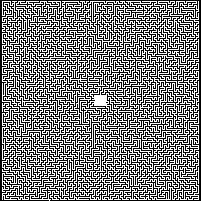
#> input picture hw/task_11_hocusPocus_maze/WhatsApp Image 2025-12-20 at 17.15.28.jpeg, 201 x 201 px
$ python -i maze_homework_part12_gui_updated_v5.py   (imports and definitions only)
#> lines starting #> are read from the running program, lines starting #| are printed output that depends on the picture
#!/usr/bin/env python3
# -*- coding: utf-8 -*-
"""
Maze Homework GUI (Part I + Part II) - Updated v5

Adds Part II (as requested):
- Generate maze WITH or WITHOUT RGB balls (placed in the middle of hallways).
- RGB bonus value boxes (default R=1, G=2, B=3).
- SolutionLength box (default 'inf').
- RUN Part II button calls:
    searchLikeThereIsNoTomorrow(MazeImage, RGBValues=[R,G,B], SolutionLength=...)
  and displays returned overlay + lists.

Key Part II "centerline" requirement:
- For searching in Part II, we extract a 1-pixel-wide CENTERLINE (skeleton) of the free space,
  so movement behaves like it is in the middle of corridors even if they are thick.
- Detected balls are snapped to the centerline as well.

Dependencies:
  pip install pillow numpy
Run:
  python3 maze_homework_part12_gui_updated_v5.py
"""

import random
import heapq
import time
import os
from collections import deque
import tkinter as tk
from tkinter import ttk, filedialog, messagebox
from dataclasses import dataclass
from typing import Dict, List, Optional, Set, Tuple, Union

import numpy as np
from PIL import Image, ImageTk, ImageDraw, ImageOps

Coord = Tuple[int, int]


# =========================
# Utilities
# =========================

def clamp(x: int, lo: int, hi: int) -> int:
    return max(lo, min(hi, x))

def clampf(x: float, lo: float, hi: float) -> float:
    return max(lo, min(hi, x))

def manhattan(a: Coord, b: Coord) -> int:
    return abs(a[0] - b[0]) + abs(a[1] - b[1])

# [15 lines left out: function ensure_extension, not called in this run]


# =========================
# Maze generation (tile grid)
# =========================

@dataclass
class MazeData:
    tile_w: int
    tile_h: int
    tiles: List[List[int]]  # 1 = wall, 0 = free
    start: Coord            # in tile coordinates
    exits: List[Coord]      # in tile coordinates


class MazeGenerator:
    """
    Perfect maze on a cell grid (w x h), converted to a tile grid (2w+1 x 2h+1).
    Walls at even indices, cells at odd indices.
    """
    # [237 lines left out: functions __init__, generate, carve_center_room_tiles, tiles_to_bw_image, _tile_free_degree, add_rgb_balls_to_rendered_maze and 2 more, not called in this run]


# =========================
# Image-based analysis (Part II readiness)
# =========================

@dataclass
class AnalyzedMaze:
    grid_w: int
    grid_h: int
    free: List[List[bool]]  # free[y][x]
    start: Coord
    exits: List[Coord]
    base_image: Image.Image  # BW visualization (walls black, free white)


class MazeAnalyzer:
    @staticmethod
    def _auto_crop(gray: Image.Image) -> Image.Image:
        bw = gray.point(lambda p: 0 if p < 245 else 255, mode="L")
        bbox = ImageOps.invert(bw).getbbox()
        if not bbox:
            return gray
        x0, y0, x1, y1 = bbox
        pad_x = max(5, int(0.05 * (x1 - x0)))
        pad_y = max(5, int(0.05 * (y1 - y0)))
        x0 = max(0, x0 - pad_x)
        y0 = max(0, y0 - pad_y)
        x1 = min(gray.width, x1 + pad_x)
        y1 = min(gray.height, y1 + pad_y)
        return gray.crop((x0, y0, x1, y1))

    @staticmethod
    def analyze_rgb_darkness(img: Image.Image, grid_w: int, grid_h: int, wall_darkness: int = 80) -> AnalyzedMaze:
        """
        Robust wall detection for colored balls:
          wall if max(R,G,B) < wall_darkness
          otherwise free.
        """
        grid_w = max(51, int(grid_w))
        grid_h = max(51, int(grid_h))
        wall_darkness = clamp(int(wall_darkness), 5, 200)

        rgb = img.convert("RGB")
        gray = ImageOps.autocontrast(rgb.convert("L"))
        gray = MazeAnalyzer._auto_crop(gray)

        # Crop using bbox computed on grayscale, apply crop to RGB too
        bw = gray.point(lambda p: 0 if p < 245 else 255, mode="L")
        bbox = ImageOps.invert(bw).getbbox()
        if bbox:
            x0, y0, x1, y1 = bbox
            pad_x = max(5, int(0.05 * (x1 - x0)))
            pad_y = max(5, int(0.05 * (y1 - y0)))
            x0 = max(0, x0 - pad_x)
            y0 = max(0, y0 - pad_y)
            x1 = min(rgb.width, x1 + pad_x)
            y1 = min(rgb.height, y1 + pad_y)
            rgb = rgb.crop((x0, y0, x1, y1))

        rgb = rgb.resize((grid_w, grid_h), Image.Resampling.NEAREST)
        px = rgb.load()

        free = [[False for _ in range(grid_w)] for _ in range(grid_h)]
        for y in range(grid_h):
            for x in range(grid_w):
                r, g, b = px[x, y]
                free[y][x] = (max(r, g, b) >= wall_darkness)

        exits: List[Coord] = []
        for x in range(grid_w):
            if free[0][x]:
                exits.append((x, 0))
            if free[grid_h-1][x]:
                exits.append((x, grid_h-1))
        for y in range(grid_h):
            if free[y][0]:
                exits.append((0, y))
            if free[y][grid_w-1]:
                exits.append((grid_w-1, y))
        exits = list(dict.fromkeys(exits))

        cx, cy = grid_w // 2, grid_h // 2
        start = (cx, cy)
        if not free[cy][cx]:
            q = [start]
            seen = {start}
            found = None
            while q and found is None:
                x, y = q.pop(0)
                for dx, dy in [(1,0),(-1,0),(0,1),(0,-1)]:
                    nx, ny = x + dx, y + dy
                    if 0 <= nx < grid_w and 0 <= ny < grid_h and (nx, ny) not in seen:
                        seen.add((nx, ny))
                        if free[ny][nx]:
                            found = (nx, ny)
                            break
                        q.append((nx, ny))
            if found:
                start = found

        base = Image.new("RGB", (grid_w, grid_h), (0, 0, 0))
        bpx = base.load()
        for y in range(grid_h):
            for x in range(grid_w):
                if free[y][x]:
                    bpx[x, y] = (255, 255, 255)

        return AnalyzedMaze(grid_w, grid_h, free, start, exits, base)


# =========================
# Part II core function
# =========================

def _pick_analysis_grid_for_image(w: int, h: int) -> Tuple[int, int]:
    """
    Picks an analysis grid size automatically for Part II.
    Keeps it <= 401 for performance, and tries to preserve aspect ratio.
    """
    m = max(1, min(w, h))
    base = int(round(m / 4))
    base = clamp(base, 101, 401)
    if base % 2 == 0:
        base += 1

    # preserve aspect ratio
    if w >= h:
        gw = base
        gh = int(round(base * h / w))
    else:
        gh = base
        gw = int(round(base * w / h))

    gw = clamp(gw, 51, 401)
    gh = clamp(gh, 51, 401)
    if gw % 2 == 0: gw += 1
    if gh % 2 == 0: gh += 1
    return gw, gh


# [253 lines left out: functions _rgb_ball_masks, _connected_components, _zhang_suen_thinning, _snap_to_mask, _bfs_path_on_mask, _path_length_grid and 1 more, not called in this run]


def searchLikeThereIsNoTomorrow(MazeImage, RGBValues = [1,2,3], SolutionLength = 'inf'):
    """
    Part II required function (DO NOT change signature).

    MazeImage: numpy array (H,W,3) or PIL image or filepath.
    RGBValues: [Rvalue, Gvalue, Bvalue]
    SolutionLength: 'inf' or positive number (pixel-wise, on original image scale).

    Returns:
      ResImage (numpy array, RGB),
      SolutionList (list of [x,y] on original image),
      VisitedList (list of [x,y] on original image)
    """
#> called with SolutionLength = 'inf'
    # --- Load image ---
    if isinstance(MazeImage, str):
        img0 = Image.open(MazeImage).convert("RGB")
    elif isinstance(MazeImage, Image.Image):
        img0 = MazeImage.convert("RGB")
    else:
        arr = np.asarray(MazeImage)
        if arr.ndim == 2:
            arr = np.stack([arr]*3, axis=-1)
        if arr.shape[-1] == 4:
            arr = arr[..., :3]
        img0 = Image.fromarray(arr.astype(np.uint8), mode="RGB")

    W, H = img0.size
#> W = 201; H = 201

    # parse SolutionLength
    L_px: Optional[float] = None
    try:
        if isinstance(SolutionLength, str) and SolutionLength.strip().lower() == "inf":
            L_px = None
        elif SolutionLength is None:
            L_px = None
        else:
            L_px = float(SolutionLength)
            if not (L_px > 0):
                L_px = None
    except Exception:
        L_px = None

    # choose analysis grid
    gw, gh = _pick_analysis_grid_for_image(W, H)
#> gw = 101; gh = 101

    # analyze free/walls on resized
    wall_dark = 80
    analyzed = MazeAnalyzer.analyze_rgb_darkness(img0, gw, gh, wall_darkness=wall_dark)
#> in analyze_rgb_darkness, gray is the input picture: PIL image 201x201 L; min 0, max 255, mean 125.3
#> in _auto_crop, `bw = gray.point(lambda p: 0 if p < 245 else 255, mode="L")`:
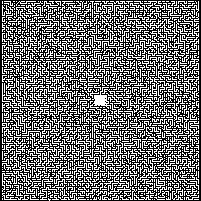
#> bw: PIL image 201x201 L; 42.5% white in thin lines or dots
#> in _auto_crop, `bbox = ImageOps.invert(bw).getbbox()`: bbox = (0, 0, 201, 201)
#> in _auto_crop, `x0, y0, x1, y1 = bbox`: x0 = 0; x1 = 201
#> in _auto_crop, `pad_x = max(5, int(0.05 * (x1 - x0)))`: pad_x = 10
#> in analyze_rgb_darkness, `bbox = ImageOps.invert(bw).getbbox()`: bbox = (0, 0, 201, 201)
#> in analyze_rgb_darkness, `x0, y0, x1, y1 = bbox`: x0 = 0; x1 = 201
#> in analyze_rgb_darkness, `pad_x = max(5, int(0.05 * (x1 - x0)))`: pad_x = 10
#> in analyze_rgb_darkness, `rgb = rgb.resize((grid_w, grid_h), Image.Resampling.NEAREST)`:
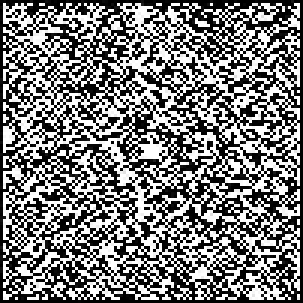
#> rgb: PIL image 101x101 RGB (shown 3 times larger); min 0, max 255, mean 122.8
#> after the loop in analyze_rgb_darkness, `for y in range(grid_h):`: free = 101 items
#> after the loop in analyze_rgb_darkness, `for x in range(grid_w):`: exits = []
#> in analyze_rgb_darkness, `base = Image.new("RGB", (grid_w, grid_h), (0, 0, 0))`: base: PIL image 101x101 RGB; every value is 0

    # if no exits, return base
    if not analyzed.exits:
        res = np.asarray(img0).copy()
        return res, [], []

    # Build resized RGB for ball detection, matching analyze crop/resize approach:
    rgb_small = img0.convert("RGB").resize((gw, gh), Image.Resampling.NEAREST)

    # Detect balls (RGB regions)
    rmask, gmask, bmask = _rgb_ball_masks(rgb_small)
    comps_r = _connected_components(rmask)
    comps_g = _connected_components(gmask)
    comps_b = _connected_components(bmask)

    balls: List[Tuple[Coord, int]] = []  # (pos_on_grid, value)
    values = [int(RGBValues[0]), int(RGBValues[1]), int(RGBValues[2])]
    values = [max(1, v) for v in values]

    # [5 lines left out: function comp_centroid, not called in this run]

    for comp in comps_r:
        if len(comp) >= 2:
            balls.append((comp_centroid(comp), values[0]))
    for comp in comps_g:
        if len(comp) >= 2:
            balls.append((comp_centroid(comp), values[1]))
    for comp in comps_b:
        if len(comp) >= 2:
            balls.append((comp_centroid(comp), values[2]))

    # centerline skeleton
    free = analyzed.free
    skel = _zhang_suen_thinning(free)

    # ensure start/exits are on skeleton
    start_s = _snap_to_mask(analyzed.start, free, skel)
    exits_s = [_snap_to_mask(g, free, skel) for g in analyzed.exits]

    # snap balls to skeleton (critical)
    snapped_balls: List[Tuple[Coord, int]] = []
    seen_ball_pos: Set[Coord] = set()
    for (p, val) in balls:
        ps = _snap_to_mask(p, free, skel)
        if ps not in seen_ball_pos:
            snapped_balls.append((ps, val))
            seen_ball_pos.add(ps)

    # Also add guaranteed connectivity: add free-grid shortest paths from start to each exit into skeleton
    # This avoids rare thinning disconnections.
    # [24 lines left out: function bfs_free_path, not called in this run]

    for g in exits_s:
        p = bfs_free_path(start_s, g)
        for (x, y) in p:
            skel[y][x] = True

    # Helper: BFS on skeleton with visited capture
    def bfs_path(src: Coord, dst: Coord) -> Tuple[List[Coord], List[Coord]]:
        return _bfs_path_on_mask(skel, src, dst)

    # Precompute base shortest paths to exits and choose best (for limited length we evaluate each exit)
    # scale factor from grid to original pixels (for length constraint)
    scale = (W / gw + H / gh) / 2.0
    L_grid = None if L_px is None else (L_px / scale)

    # Build distance maps lazily (from a node -> dist array)
    dist_cache: Dict[Coord, List[List[int]]] = {}

    # [20 lines left out: function bfs_dist, not called in this run]

    def dist(a: Coord, b: Coord) -> int:
        da, _ = bfs_dist(a)
        return da[b[1]][b[0]]

    # Score and route building (greedy insertion for limited length, exact max for inf by collecting all reachable balls)
    best_points = -1
    best_route_nodes: List[Coord] = []
    best_visited_nodes: List[Coord] = []

    # quick reachability from start
    d_start, visited_start = bfs_dist(start_s)

    # If L is inf: take all balls reachable and reachable exit, then any exit
    if L_grid is None:
        # find exits reachable
        reachable_exits = [g for g in exits_s if d_start[g[1]][g[0]] >= 0]
        if not reachable_exits:
            res = np.asarray(img0).copy()
            return res, [], _scale_points_to_image(visited_start[:5000], W, H, gw, gh)

        # collect all balls in component
        reachable_balls = [(p, v) for (p, v) in snapped_balls if d_start[p[1]][p[0]] >= 0]
        total_points = sum(v for _, v in reachable_balls)

        # Build a spanning tree walk (BFS tree) to "visit everything" (collect all balls)
        w = analyzed.grid_w; h = analyzed.grid_h
        parent = {start_s: None}
        q = deque([start_s])
        order: List[Coord] = []
        while q:
            cur = q.popleft()
            order.append(cur)
            x, y = cur
            for dx, dy in [(1,0),(-1,0),(0,1),(0,-1)]:
                nx, ny = x + dx, y + dy
                nb = (nx, ny)
                if 0 <= nx < w and 0 <= ny < h and skel[ny][nx] and nb not in parent:
                    parent[nb] = cur
                    q.append(nb)

        # DFS traversal of tree to produce a walk
        children: Dict[Coord, List[Coord]] = {k: [] for k in parent.keys()}
        for node, par in parent.items():
            if par is not None:
                children[par].append(node)

        walk: List[Coord] = []
        stack = [(start_s, 0)]
        walk.append(start_s)
        while stack:
            node, idx = stack[-1]
            if idx < len(children[node]):
                nxt = children[node][idx]
                stack[-1] = (node, idx + 1)
                stack.append((nxt, 0))
                walk.append(nxt)
            else:
                stack.pop()
                if stack:
                    walk.append(stack[-1][0])

        # end at nearest exit from current end
        end = walk[-1]
        best_exit = min(reachable_exits, key=lambda g: dist(end, g) if dist(end, g) >= 0 else 10**9)
        seg, vis = bfs_path(end, best_exit)
        if seg:
            walk.extend(seg[1:])

        best_points = total_points
        best_route_nodes = walk
        best_visited_nodes = visited_start  # enough as "intermediate" for inf
    else:
        # Finite length: evaluate each exit with greedy insertion
        reachable_exits = [g for g in exits_s if d_start[g[1]][g[0]] >= 0]
        if not reachable_exits:
            res = np.asarray(img0).copy()
            return res, [], _scale_points_to_image(visited_start[:5000], W, H, gw, gh)

        # Pre-sort balls by value descending (helps greedy)
        reachable_balls = [(p, v) for (p, v) in snapped_balls if d_start[p[1]][p[0]] >= 0]
        reachable_balls.sort(key=lambda t: t[1], reverse=True)

        # limit candidates for speed (still good accuracy in typical homework sizes)
        cand_balls = reachable_balls[:min(len(reachable_balls), 120)]

        for goal in reachable_exits:
            base_d = dist(start_s, goal)
            if base_d < 0:
                continue
            route = [start_s, goal]
            route_len = float(base_d)
            collected: Set[Coord] = set()
            points = 0
            visited_nodes: List[Coord] = []
            improved = True
            # Greedy insertion loop
            while improved:
                improved = False
                best_gain = 0.0
                best_choice = None  # (ball_pos, ball_val, insert_idx, inc_len)
                for (bp, bv) in cand_balls:
                    if bp in collected:
                        continue
                    # Try all insertion places
                    best_local = None
                    for i in range(len(route) - 1):
                        a = route[i]
                        b = route[i+1]
                        dab = dist(a, b)
                        if dab < 0:
                            continue
                        da = dist(a, bp)
                        db = dist(bp, b)
                        if da < 0 or db < 0:
                            continue
                        inc = da + db - dab
                        if inc < 0:
                            inc = 0
                        if route_len + inc <= L_grid + 1e-9:
                            # value / (inc+eps)
                            score = bv / (inc + 0.75)
                            if best_local is None or score > best_local[0]:
                                best_local = (score, i+1, inc)
                    if best_local is None:
                        continue
                    score, ins, inc = best_local
                    if score > best_gain:
                        best_gain = score
                        best_choice = (bp, bv, ins, inc)

                if best_choice is not None:
                    bp, bv, ins, inc = best_choice
                    route.insert(ins, bp)
                    collected.add(bp)
                    points += bv
                    route_len += inc
                    improved = True

            # route length already <= L_grid; now construct concrete node path by concatenating BFS paths
            full_path: List[Coord] = []
            all_vis: List[Coord] = []
            ok = True
            for i in range(len(route) - 1):
                seg, vis = bfs_path(route[i], route[i+1])
                all_vis.extend(vis)
                if not seg:
                    ok = False
                    break
                if i == 0:
                    full_path.extend(seg)
                else:
                    full_path.extend(seg[1:])

            if not ok:
                continue

            # compute points along the concrete path (collect-once rule)
            ball_map: Dict[Coord, int] = {p: v for (p, v) in cand_balls}
            got: Set[Coord] = set()
            real_points = 0
            for node in full_path:
                if node in ball_map and node not in got:
                    got.add(node)
                    real_points += ball_map[node]

            # ensure length constraint on grid length
            real_len = _path_length_grid(full_path)
            if real_len > L_grid + 1e-6:
                continue

            # choose best
            if (real_points > best_points) or (real_points == best_points and len(full_path) < len(best_route_nodes) if best_route_nodes else True):
                best_points = real_points
                best_route_nodes = full_path
                best_visited_nodes = visited_start + all_vis

    # Build ResImage overlay on original image
    out_img = img0.copy().convert("RGB")
    draw = ImageDraw.Draw(out_img)

    # Convert route/visited to original pixel coords
    sol_xy = _scale_points_to_image(best_route_nodes, W, H, gw, gh)
    vis_xy = _scale_points_to_image(best_visited_nodes, W, H, gw, gh)

    # Draw visited (yellow) - sample for speed
    max_vis_draw = 7000
    if len(vis_xy) > max_vis_draw:
        step = max(1, len(vis_xy) // max_vis_draw)
        vis_draw = vis_xy[::step]
    else:
        vis_draw = vis_xy

    for (x, y) in vis_draw:
        # small dot
        draw.point((x, y), fill=(255, 255, 0))

    # Draw solution path (purple)
    if len(sol_xy) >= 2:
        pts = [(p[0], p[1]) for p in sol_xy]
        draw.line(pts, fill=(160, 0, 200), width=2)

    # Return numpy image + lists in original pixel coordinates
    res_arr = np.asarray(out_img).copy()
    SolutionList = sol_xy
    VisitedList = vis_xy
    return res_arr, SolutionList, VisitedList


# =========================
# Part I Search algorithms (existing)
# =========================

@dataclass
class SearchResult:
    found: bool
    path: List[Coord]
    explored: List[Coord]
    goal: Optional[Coord]


# [20 lines left out: functions _neighbors_4, _reconstruct, not called in this run]


def _nearest_exit_heuristic(exits: List[Coord], p: Coord) -> int:
    return 0 if not exits else min(manhattan(p, g) for g in exits)


# [243 lines left out: functions search_unidirectional, search_bidirectional, draw_search_result, not called in this run]


# =========================
# Fit + Zoom canvas
# =========================

class FitZoomCanvas(ttk.Frame):
    """
    Shows an image initially FITTED to the widget. Zoom factor multiplies the fit scale.
    - Ctrl+MouseWheel zoom
    - Drag to pan
    - Scrollbars available
    """
    # [32 lines left out: functions __init__, set_image, not called in this run]

    def set_zoom_factor(self, z: float):
        self._zoom_factor = clampf(float(z), 0.2, 8.0)
        self._render()

    def fit(self):
        self._zoom_factor = 1.0
        self._render()

    def get_zoom_factor(self) -> float:
        return self._zoom_factor

    def _on_resize(self, _event):
        self._render()

    # [29 lines left out: functions _compute_fit_scale, _render, not called in this run]

    def _on_ctrl_wheel(self, event):
        step = 1.12 if event.delta > 0 else 0.88
        self.set_zoom_factor(self._zoom_factor * step)

    def _on_ctrl_wheel_linux_up(self, _event):
        self.set_zoom_factor(self._zoom_factor * 1.12)

    def _on_ctrl_wheel_linux_down(self, _event):
        self.set_zoom_factor(self._zoom_factor * 0.88)

    def _on_press(self, event):
        self._drag_from = (event.x, event.y)

    # [8 lines left out: function _on_drag, not called in this run]


# =========================
# Main GUI
# =========================

class MazeHomeworkApp(tk.Tk):
    # [144 lines left out: functions __init__, _build_left, _on_zoom_left1, _on_zoom_left2, not called in this run]

    def _fit_left1(self):
        self.var_zoom_left1.set(1.0)
        self.preview_current.fit()

    def _fit_left2(self):
        self.var_zoom_left2.set(1.0)
        self.preview_solution.fit()

    # [194 lines left out: functions _set_current_maze, on_generate, on_load, on_save_current_maze, on_save_solution, _build_right and 1 more, not called in this run]

    def _fit_right(self):
        self.var_zoom_right.set(1.0)
        self.view_right.fit()

    # [82 lines left out: functions on_run_part1, on_run_part2, not called in this run]


def main():
    app = MazeHomeworkApp()
    app.mainloop()


# [2 lines not run here, left out]

>>> result = searchLikeThereIsNoTomorrow('WhatsApp Image 2025-12-20 at 17.15.28.jpeg')
